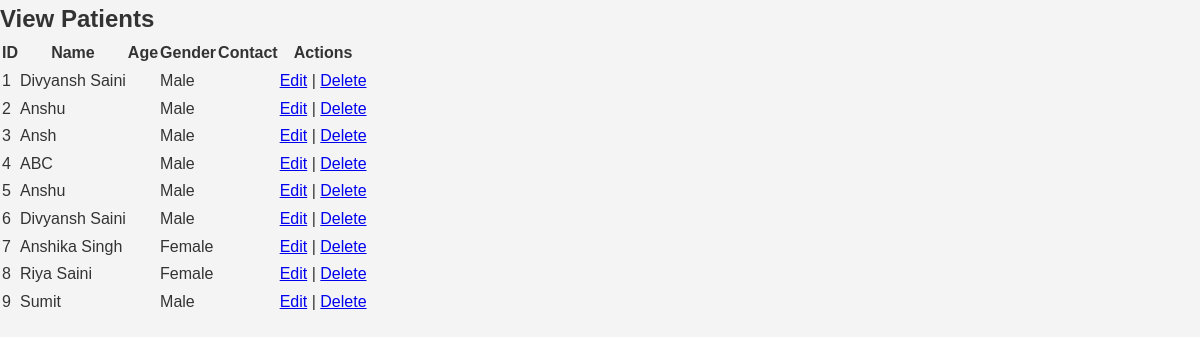
Screenshot of /view-patients.php with the database file from the repository.
### tables this page shows
CREATE TABLE `patients` (
  `id` int(11) NOT NULL,
  `name` varchar(100) NOT NULL,
  `dob` date NOT NULL,
  `gender` varchar(10) NOT NULL,
  `blood_group` varchar(10) NOT NULL,
  `email` varchar(100) NOT NULL,
  `mobile` varchar(15) NOT NULL,
  `address` text NOT NULL,
  `insurance` varchar(50) NOT NULL,
  `uname` varchar(50) NOT NULL,
  `pass` varchar(255) NOT NULL
);

### view-patients.php (the view, shortened to what this page needs)
<!DOCTYPE html>
<html lang="en">
<head>
    <link rel="stylesheet" href="styles.css">
</head>
<body>
<div class="container">
    <h2>View Patients</h2>
    <table>
        <thead>
            <tr>
                <th>ID</th>
                <th>Name</th>
                <th>Age</th>
                <th>Gender</th>
                <th>Contact</th>
                <th>Actions</th>
            </tr>
        </thead>
        <tbody>
            <?php
            $sql = "SELECT * FROM patients";
            $result = mysqli_query($connection, $sql);
            if (mysqli_num_rows($result) > 0) {
                while ($row = mysqli_fetch_assoc($result)) {
                    echo "<tr>";
                    echo "<td>" . $row['id'] . "</td>";
                    echo "<td>" . $row['name'] . "</td>";
                    echo "<td>" . $row['age'] . "</td>";
                    echo "<td>" . $row['gender'] . "</td>";
                    echo "<td>" . $row['contact'] . "</td>";
                    echo "<td><a href='edit-patient.php?id=" . $row['id'] . "'>Edit</a> | <a href='delete-patient.php?id=" . $row['id'] . "'>Delete</a></td>";
                    echo "</tr>";
                }
            } else {
                echo "<tr><td colspan='6'>No patients found.</td></tr>";
            }
            ?>
        </tbody>
    </table>
</div>
</body>
</html>

### styles.css (style rules this page uses)
* { margin: 0; padding: 0; box-sizing: border-box; }
body { font-family: Arial, sans-serif; background-color: #f4f4f4; color: #333; line-height: 1.6; }

### rows the page displays
patients: id "1", name "Divyansh Saini", gender "Male"
patients: id "2", name "Anshu", gender "Male"
patients: id "3", name "Ansh", gender "Male"
patients: id "4", name "ABC", gender "Male"
patients: id "5", name "Anshu", gender "Male"
patients: id "6", name "Divyansh Saini", gender "Male"
patients: id "7", name "Anshika Singh", gender "Female"
patients: id "8", name "Riya Saini", gender "Female"
patients: id "9", name "Sumit", gender "Male"
